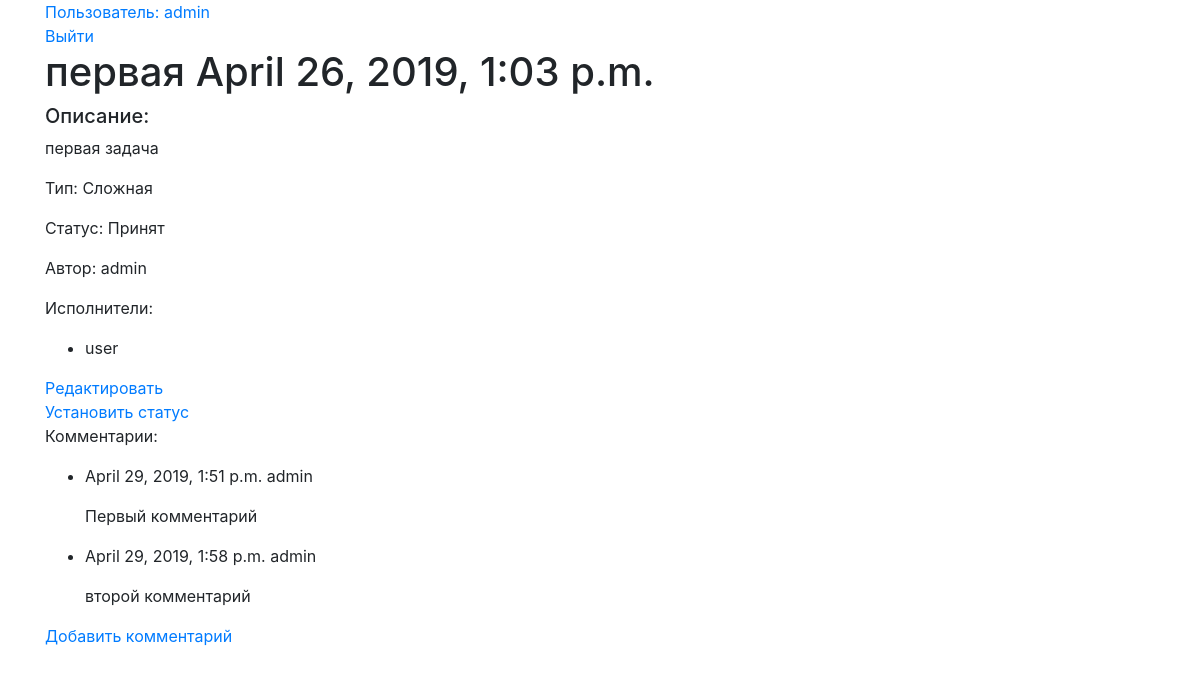
The page /tasks/1/ (signed in) on the database its author committed.
### tasks/models.py (models this page shows, shortened)
class ModelsNameMixin:
    def get_model_name_plural(self):
        return self._meta.verbose_name_plural

class Task(models.Model, ModelsNameMixin):
    title = models.CharField(verbose_name='Наименование', max_length=150)
    date = models.DateTimeField(verbose_name='Дата', auto_now_add=True)
    description = models.TextField(verbose_name='Описание', max_length=500)
    state = models.ForeignKey(TaskState, on_delete=models.PROTECT, default=DEFAULT_STATE_ID)
    task_type = models.ForeignKey(TaskType, on_delete=models.PROTECT)
    author = models.ForeignKey(settings.AUTH_USER_MODEL, on_delete=models.CASCADE, related_name='user_task_auth', blank=True, null=True)
    performers = models.ManyToManyField(User, related_name='user_task_performers')
    objects = TaskQuerySet.as_manager()
    class Meta:
        ordering = ['date', 'title']
        verbose_name = 'Задача'
        verbose_name_plural = 'Задачи'

class TaskType(models.Model, ModelsNameMixin):
    title = models.CharField(verbose_name='Наименование', max_length=100, unique=True)
    def __str__(self):
        return self.title
    class Meta:
        verbose_name = 'Тип задачи'
        verbose_name_plural = 'Типы задачи'

class TaskState(models.Model, ModelsNameMixin):
    title = models.CharField(verbose_name='Наименование', max_length=100, unique=True)
    def __str__(self):
        return self.title
    class Meta:
        verbose_name = 'Статус задачи'
        verbose_name_plural = 'Статусы задачи'

class Comment(models.Model, ModelsNameMixin):
    date = models.DateTimeField(verbose_name="Дата", auto_now=True)
    description = models.TextField(verbose_name="Содержание", max_length=500)
    task = models.ForeignKey(Task, on_delete=models.PROTECT)
    author = models.ForeignKey(settings.AUTH_USER_MODEL, on_delete=models.CASCADE)
    class Meta:
        ordering = ['date']
        verbose_name = 'Комментарий'
        verbose_name_plural = 'Комментарии'

### tasks/views.py (the view)
# urls.py: path('<pk>/', TaskDetailView.as_view(), name='task_detail'),
class TaskDetailView(LoginRequiredMixin, DetailView):
    model = Task
    template_name = "tasks_detail.html"

### tasks/templates/tasks_detail.html (shortened to what this page needs)
{% extends "base.html" %}
{% block content %}
    <h1>{{ object.title }}  {{ object.date }}</h1>
    <h5>Описание:</h5>
    <p>{{ object.description }}</p>
    <p>Тип: {{ object.task_type }}</p>
    <p>Статус: {{ object.state }}</p>
    <p>Автор: {{ object.author }}</p>
    <p>Исполнители:
        <ul>
            {% for performer in object.performers.all %}
            <li>{{ performer }}</li>
            {% empty %}
                <p>Исполнители не назначены.</p>
            {% endfor %}
        </ul>
    </p>
    {% if object.author == user %}
        <a href="{% url 'task_update' object.pk %}">Редактировать</a>
        <br>
    {% endif %}
    <a href="{% url 'task_set_state' object.pk %}">Установить статус</a>
    <p>Комментарии:
        <ul>
            {% for comment in object.comment_set.all %}
                <li>
                    <p>{{ comment.date }} {{ comment.author }}</p>
                    <p>{{ comment.description}}</p>
                </li>
            {% empty %}
                <p>Комментариев пока что нет.</p>
            {% endfor %}
        </ul>
    </p>
    <a href="{{request.path}}comment/add/">Добавить комментарий</a>
{% endblock %}

### tasks/templates/base.html (shortened to what this page needs)
<!doctype html>
<html lang="en">
  <head>
    <link rel="stylesheet" href="https://stackpath.bootstrapcdn.com/bootstrap/4.3.1/css/bootstrap.min.css">
  </head>
  <body>
    <div class="container">
        <div>
          {% if user.is_authenticated %}
              <a href="{% url 'profile' user.pk %}"> Пользователь: {{ user }}</a> <br>
              <a href="{% url 'logout' %}">Выйти</a>
          {% else %}
              <a href="{% url 'login' %}">Войти</a>
          {% endif %}
        </div>
        {% block content %}
        {% endblock %}
    </div>
  </body>
</html>

### rows shown on the page
Task: title "первая", date "April 26, 2019, 1:03 p.m.", description "первая задача", task_type "Сложная", state "Принят", author "admin"
Comment: date "April 29, 2019, 1:51 p.m.", author "admin", description "Первый комментарий"
Comment: date "April 29, 2019, 1:58 p.m.", author "admin", description "второй комментарий"

### other values the page prints
{{ user }} "admin"
{{ performer }} "user"
